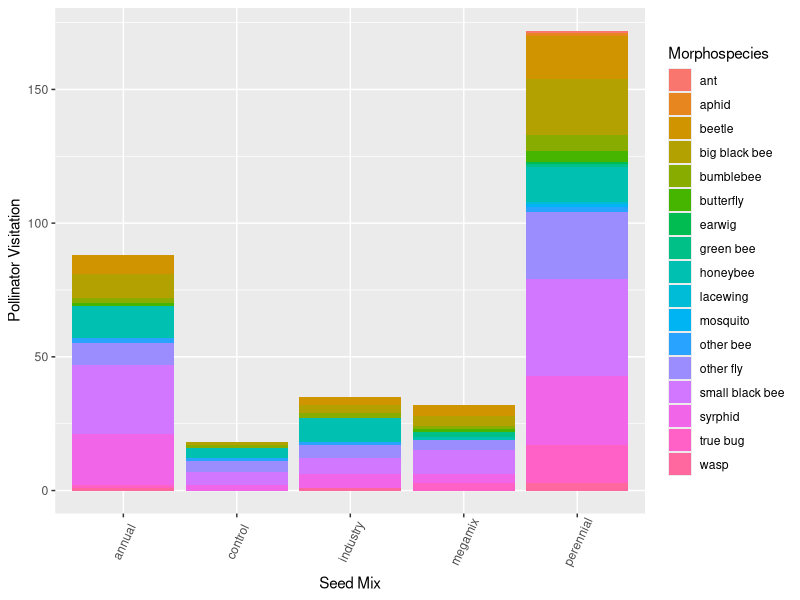
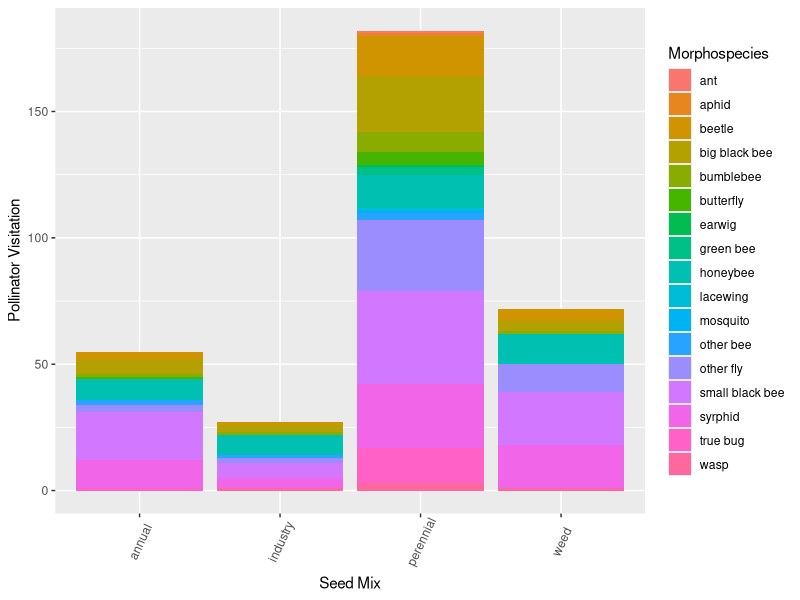
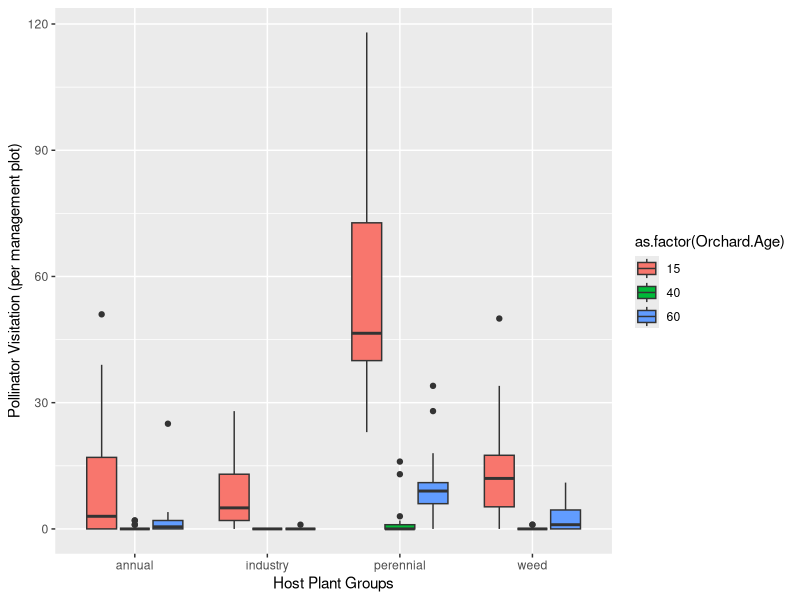

Generate these figures, in order, with R: (Note: this script raises an error after producing the figures.)
## POLLINATOR THESIS PROJECT FIGURES
## Pollinator visitations by seed mix


## Libraries needed
library(tidyverse)
library(ggplot2)
library(dplyr)

#############################
#############################
#############################
#############################
## Import data
## Clean up column names and columns

observedpollinators <- read.csv("observedpollinators_2021.csv")
names(observedpollinators) <- c ("Month", "Orchard.Age", "Block", "Management", "Seed.Mix", "Host.Plant", "Morphospecies", "Number", "Notes")

#############################
#############################

## First I'll filter the observed pollinator dataset to find total pollinator visits for each seed mix
## I want to count all pollinator visits within a seed mix by each management subplot, and by what
## morphospecies were visiting that seed mix


seedmixabundances <- observedpollinators %>%
  dplyr::select(Orchard.Age, Block, Management, Seed.Mix, Morphospecies, Number) %>%
  group_by(Orchard.Age, Block, Seed.Mix, Management, Morphospecies) %>%
  summarise(Number = sum(Number))

## For graphing this, I want to do a stacked bar plot
ggplot(seedmixabundances, aes(fill=Morphospecies, x=Seed.Mix)) + 
  geom_bar(stat="count", position="stack") +
  theme(axis.text.x = element_text(angle=65, vjust=0.6)) +
  labs(x="Seed Mix", y="Pollinator Visitation")
#############################
#############################
## Graphing version 2: I want to do something similar to what I did with richness
## where I group observations by the actual plant they were observed on, not just seed mix,
## so that I can account for escapee plants.

annualspecies <- c("collomia", "amsinckia", "clarkia", "epilobium", "gilia",
                   "lotus", "plectritis", "sanguisorba", "annual")

perennialspecies <- c("achillea", "agoseris", "lomatium", "potentilla",
                      "prunella", "viola", "geum", "eriophyllum", "perennial")

industryspecies <- c("barley", "oats", "vetch", "clover", "industry")

taxonomicobservations<-observedpollinators%>%
  mutate(seedmix2=ifelse(Host.Plant%in%perennialspecies, "perennial",
                         ifelse(Host.Plant%in%annualspecies, "annual", 
                                ifelse(Host.Plant%in%industryspecies, "industry", 
                                       ifelse(Host.Plant=="weed","weed", Host.Plant)))))%>%
  ungroup()%>%
  group_by(Orchard.Age, Block, Management, Morphospecies, seedmix2)%>%
  summarise(Number = sum(Number))

ggplot(taxonomicobservations, aes(fill=Morphospecies, x=seedmix2)) + 
  geom_bar(stat="count", position="stack") +
  theme(axis.text.x = element_text(angle=65, vjust=0.6)) +
  labs(x="Seed Mix", y="Pollinator Visitation")
#add in a full plot list to account for zeroes
plots <- read.csv("canopy_cover.csv")%>%
  filter(year==2021)%>% #have to do this here
  mutate(seedmix=ifelse(seedmix=="annuals", "annual", ifelse(seedmix=="perennials", "perennial", seedmix)))%>%
  mutate(management=ifelse(management=="scraped", "flailscrape", ifelse(management=="flailed", "flail", "unmanaged")))%>%
   dplyr::select(1:4)
names(plots) <- c("Orchard.Age", "Block", "Management", "Seed.Mix")

newplots<-plots%>%  #convert to species types
  mutate(seedmix2=ifelse(Seed.Mix=="control", "weed", Seed.Mix))%>%
  dplyr::select(-Seed.Mix)%>%
  filter(seedmix2!="megamix")



taxonomicobservations1<-taxonomicobservations%>%
  group_by(Orchard.Age, Block, Management, seedmix2)%>%
  summarize(Number=sum(Number))

taxonomicobservations1<-full_join(newplots, taxonomicobservations1)%>% #need zeroes
  mutate(Number=ifelse(is.na(Number), 0, Number))



ggplot(subset(taxonomicobservations1, seedmix2!="megamix"), aes(x=seedmix2, y=Number)) +
  geom_boxplot(aes(fill=as.factor(Orchard.Age))) +
  labs(x="Host Plant Groups", y="Pollinator Visitation (per management plot)")

#############################
#############################
## Statistics

##First, I want to test if the means are different for total pollinator visitations in each seed mix
## category. I'll create a dataset first of all the visitations (not divided up my morphospecies)
## per seed mix, and then compare the means with the 'aov' function
aov <- aov(Number~seedmix2, data=taxonomicobservations1)
summary(aov)

## Results: P < 0.05, so I'll go ahead with a Tukey test
tukey <- TukeyHSD(aov, conf.level=.95)

## Tukey results: There's a significant difference between the perennial & megamix and perennial & control
## pollinator visitations

#############################
#############################
## Statistics for 'taxonomicobservations'

#seedmixmeans2<-observedpollinators%>%
#  mutate(seedmix2=ifelse(Host.Plant%in%perennialspecies, "perennial",
##                         ifelse(Host.Plant%in%annualspecies, "annual", 
#                                ifelse(Host.Plant%in%industryspecies, "industry", 
 #                                      ifelse(Host.Plant=="weed","weed", Host.Plant)))))%>%
#  ungroup()%>%
#  group_by(Orchard.Age, Block, Management, seedmix2)%>%
#  summarise(Number = sum(Number))


#aov <- aov(Number~seedmix2, data=seedmixmeans2)
#summary(aov)

## Results: P < 0.05, so I'll go ahead with a Tukey test
#tukey2 <- TukeyHSD(aov, conf.level=.95)

## When examining observations by plant species, there is a significant difference between
## perennials and annuals, and perennials and weeds

#############################
#############################
## Statistics for 'taxonomicobservations'
## Including orchard age

aovorchard <- aov(Number~seedmix2*as.factor(Orchard.Age), data=taxonomicobservations1)
tukey3 <- TukeyHSD(aovorchard, conf.level=.95)
smm3<-taxonomicobservations1%>%
 mutate(trt= as.factor(paste(seedmix2, Orchard.Age, sep="_")))%>%
  ungroup()

aov3<-aov(Number~trt, data=smm3)

#COMPACT LETTER DISPLAY
cld(glht(aov3, mcp(trt="Tukey"))) 

#library(nlme)
#library(multcomp)
#mm<-lme(Number~paste(seedmix2, as.factor(Orchard.Age)), data=seedmixmeans2)
#tuk3<-glht(aovorchard, linft=mcp(func="Tukey"))
#cld(tuk3)

#MM<-lme(lrr~func, random = ~1|site, data = subset(inter, metric=="Shannon"&!is.na(difference)))
#summary(glht(MM, linfct=mcp(func="Tukey")))
#cld(glht(MM, linfct=mcp(func="Tukey")))

#############################
#############################
## Statistics for plants within the perennial seed mix
## From tukey2 and tukey3, it's clear that there's a significant
## difference in pollinator visitations to the species in the perennial seed mix
## as compared to the other seed mixes. So, I'm going to compare the individual
## species to see what stands out.

## Creating the data set for this:
perennialmeans <- observedpollinators%>%
  mutate(seedmix2=ifelse(Host.Plant%in%perennialspecies, "perennial",
                         ifelse(Host.Plant%in%annualspecies, "annual", 
                                ifelse(Host.Plant%in%industryspecies, "industry", 
                                       ifelse(Host.Plant=="weed","weed", Host.Plant)))))%>%
  ungroup()%>%
  group_by(Orchard.Age, Block, Management, seedmix2, Host.Plant)%>%
  summarise(Number = sum(Number)) %>%
  mutate(Host.Plant=as.factor(Host.Plant))%>%
  ungroup()%>%
  spread(Host.Plant, Number, fill=0)
pereninalmeans1<-full_join(newplots, perennialmeans)%>%
  filter(seedmix2!="megamix"&!is.na(seedmix2))%>%
  dplyr::select(-20)%>%
  gather(Host.Plant, Number, 5:19)%>%
  mutate(Number=ifelse(is.na(Number), 0, Number))%>%
  filter(Host.Plant!="barley")%>%
  mutate(Host.Plant=as.factor(Host.Plant))
test<-group_by(pereninalmeans1, Orchard.Age, Host.Plant)%>%
  summarize(test=sum(Number))%>%
  filter(Host.Plant!="barley")

perennialmeans2<-left_join(pereninalmeans1, test)%>%
  filter(test!=0)

#plants with all zeroes not shown
ggplot(perennialmeans2, aes(x=Host.Plant, y=Number)) +
    geom_jitter(size=.5)+geom_boxplot(aes(fill=seedmix2), position="identity") +  facet_grid(~Orchard.Age, scales="fixed")+
    labs(x="Host Plant Groups", y="Pollinator Visitation (per management plot)")+
       theme(axis.text.x=element_text(angle = -90, hjust = 0))
  
  
## Stat tests
    
#across all
aovperennials <- aov(Number~Host.Plant, data=pereninalmeans1)
tukey4 <- TukeyHSD(aovperennials, conf.level=.95)
cld(glht(aovperennials, mcp(Host.Plant="Tukey"))) #only achillea significantly higher

#across all
aovperennials.15 <- aov(Number~Host.Plant, data=subset(pereninalmeans1, Orchard.Age==15))
tukey4 <- TukeyHSD(aovperennials, conf.level=.95)
cld(glht(aovperennials.15, mcp(Host.Plant="Tukey"))) #only achillea

#across all
aovperennials.40 <- aov(Number~Host.Plant, data=subset(pereninalmeans1, Orchard.Age==40))
tukey4 <- TukeyHSD(aovperennials, conf.level=.95)
cld(glht(aovperennials.40, mcp(Host.Plant="Tukey"))) #only geum significanlty higher

#across all
aovperennial.60 <- aov(Number~Host.Plant, data=subset(pereninalmeans1, Orchard.Age==60))
tukey4 <- TukeyHSD(aovperennials, conf.level=.95)
cld(glht(aovperennial.60, mcp(Host.Plant="Tukey"))) #only geum sig higher

## Nothing stands out as significant, so I'll do another test within orchard ages
aovperennialorchard <- aov(Number~Host.Plant*as.factor(Orchard.Age), data=perennialmeans)
tukey5 <- TukeyHSD(aovperennialorchard, conf.level=.95)
